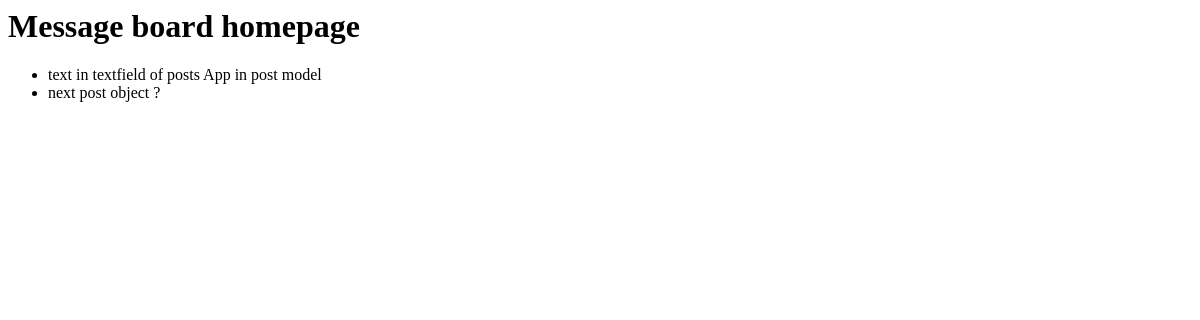
Before: / with the older database file.
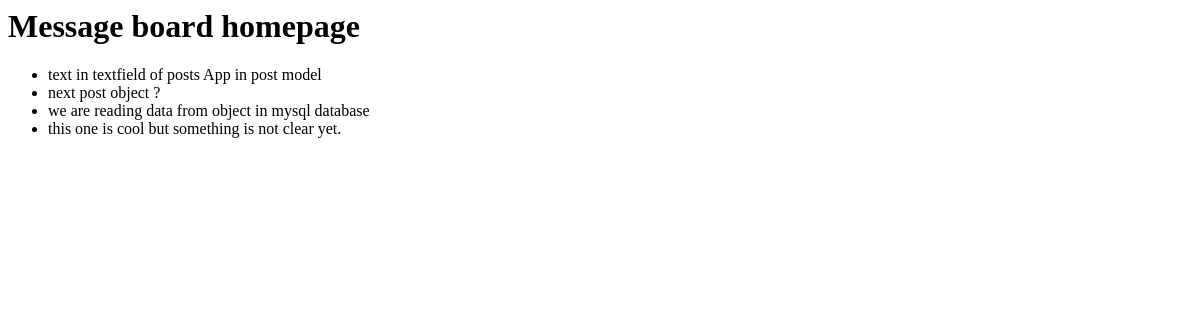
After: the same page with the newer database file.
### posts/models.py (models this page shows)
class Post (models.Model):
    text = models.TextField()
    def __str__(self):
        return self.text[:50]

### posts/views.py (the view)
# urls.py: path('', HomePageView.as_view(), name='home'),
class HomePageView(ListView):
    model = Post
    template_name = 'home.html'
    context_object_name = 'all_posts_list'

### templates/home.html
<h1>Message board homepage</h1>
<ul>
  {% for post in all_posts_list %}
  <li>{{ post }}</li>
  {% endfor %}
</ul>

Changed rows visible on the page:
added Post: text "we are reading data from object in mysql database"
added Post: text "this one is cool but something is not clear yet."
